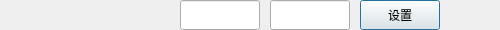
<?xml version="1.0" encoding="UTF-8"?>
<ui version="4.0">
 <class>dialog_null_sensorWarnSubDialog</class>
 <widget class="QDialog" name="dialog_null_sensorWarnSubDialog">
  <property name="geometry">
   <rect>
    <x>0</x>
    <y>0</y>
    <width>500</width>
    <height>30</height>
   </rect>
  </property>
  <property name="windowTitle">
   <string>Dialog</string>
  </property>
  <widget class="QLabel" name="label">
   <property name="geometry">
    <rect>
     <x>0</x>
     <y>0</y>
     <width>30</width>
     <height>30</height>
    </rect>
   </property>
   <property name="text">
    <string/>
   </property>
  </widget>
  <widget class="QLabel" name="label_2">
   <property name="geometry">
    <rect>
     <x>90</x>
     <y>0</y>
     <width>80</width>
     <height>30</height>
    </rect>
   </property>
   <property name="text">
    <string/>
   </property>
  </widget>
  <widget class="QLineEdit" name="lineEdit">
   <property name="geometry">
    <rect>
     <x>180</x>
     <y>0</y>
     <width>80</width>
     <height>30</height>
    </rect>
   </property>
  </widget>
  <widget class="QLineEdit" name="lineEdit_2">
   <property name="geometry">
    <rect>
     <x>270</x>
     <y>0</y>
     <width>80</width>
     <height>30</height>
    </rect>
   </property>
  </widget>
  <widget class="QPushButton" name="pushButton">
   <property name="geometry">
    <rect>
     <x>360</x>
     <y>0</y>
     <width>80</width>
     <height>30</height>
    </rect>
   </property>
   <property name="text">
    <string>设置</string>
   </property>
  </widget>
 </widget>
 <resources/>
 <connections/>
</ui>
